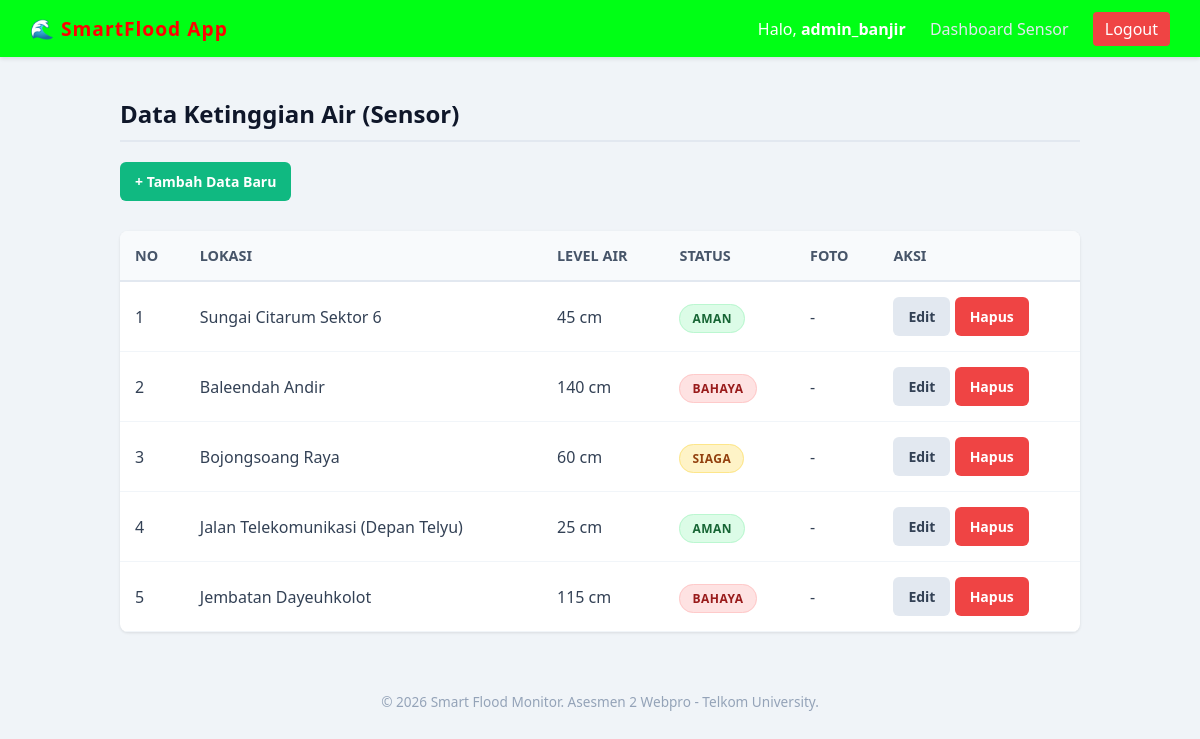
The app's page /index.php?page=sensor&action=index (signed in) with its own data.
### tables this page shows
CREATE TABLE `flood_sensors` (
  `id` int(11) NOT NULL,
  `location_name` varchar(100) NOT NULL,
  `water_level_cm` int(11) DEFAULT 0,
  `status` enum('Aman','Siaga','Bahaya') DEFAULT 'Aman',
  `latest_photo` varchar(255) DEFAULT NULL,
  `last_updated` datetime DEFAULT current_timestamp()
);

### controllers/sensorController.php (called while the page is built, shortened)
<?php
class SensorController {
    private $sensorModel;
    public function __construct() {
        $database = new Database();
        $this->db = $database->getConnection();
        require_once 'models/Sensor.php';
        $this->sensorModel = new Sensor($this->db);
    }
    public function index() {
        $sensors = $this->sensorModel->getAll();
        require_once 'views/sensors/index.php';
    }
}
?>

### config/database.php (called while the page is built, shortened)
<?php
class Database {
    private $host = "localhost";
    private $db_name = "smartflood_sensor";
    private $username = "root";
    private $password = "";
    public function getConnection() {
        $this->conn = null;
        try {
            $this->conn = new PDO("mysql:host=" . $this->host . ";dbname=" . $this->db_name, $this->username, $this->password);
            $this->conn->setAttribute(PDO::ATTR_ERRMODE, PDO::ERRMODE_EXCEPTION);
            $this->conn->setAttribute(PDO::ATTR_DEFAULT_FETCH_MODE, PDO::FETCH_ASSOC);
        } catch(PDOException $exception) {
            echo "Koneksi gagal: " . $exception->getMessage();
        }
        return $this->conn;
    }
}
?>

### models/Sensor.php (called while the page is built, shortened)
<?php
class Sensor {
    private $db;
    public function __construct($db) { $this->db = $db; }
    public function getAll() {
        $query = "SELECT * FROM flood_sensors ORDER BY id DESC";
        $stmt = $this->db->prepare($query);
        $stmt->execute();
        return $stmt->fetchAll();
    }
}
?>

### views/sensors/index.php (the view, shortened to what this page needs)
<?php include 'views/layout/header.php'; ?>
<h2>Data Ketinggian Air (Sensor)</h2>
<a href="index.php?page=sensor&action=create" class="btn btn-success">+ Tambah Data Baru</a>
<table>
    <tr>
        <th>No</th>
        <th>Lokasi</th>
        <th>Level Air</th>
        <th>Status</th>
        <th>Foto</th>
        <th>Aksi</th>
    </tr>
    <?php $no=1; foreach($sensors as $s): ?>
    <tr>
        <td><?= $no++ ?></td>
        <td><?= htmlspecialchars($s['location_name']) ?></td>
        <td><?= $s['water_level_cm'] ?> cm</td>
        <td>
            <?php
                $c = 'bg-aman';
                if($s['status']=='Siaga') $c = 'bg-siaga';
                if($s['status']=='Bahaya') $c = 'bg-bahaya';
            ?>
            <span class="badge <?= $c ?>"><?= strtoupper($s['status']) ?></span>
        </td>
        <td>
            <?php if($s['latest_photo']): ?>
                <a href="<?= $s['latest_photo'] ?>" target="_blank">Lihat</a>
            <?php else: ?> - <?php endif; ?>
        </td>
        <td>
            <a href="index.php?page=sensor&action=edit&id=<?= $s['id'] ?>" class="btn">Edit</a>
            <a href="index.php?page=sensor&action=delete&id=<?= $s['id'] ?>" class="btn btn-danger" onclick="return confirm('Yakin hapus?');">Hapus</a>
        </td>
    </tr>
    <?php endforeach; ?>
</table>
<?php include 'views/layout/footer.php'; ?>

### index.php (shortened to what this page needs)
<?php
require_once 'config/database.php';
require_once 'controllers/sensorController.php';
if (!isset($_SESSION['user_id']) && (!isset($_GET['page']) || $_GET['page'] !== 'auth' || $_GET['action'] === 'index')) {
    $page = 'auth';
    $action = 'login';
} else {
    $page = isset($_GET['page']) ? $_GET['page'] : 'sensor';
    $action = isset($_GET['action']) ? $_GET['action'] : 'index';
}
switch ($page) {
    case 'sensor':
        $controller = new SensorController();
        if ($action == 'index') $controller->index();
        break;
}
?>

### views/layout/header.php (shortened to what this page needs)
<!DOCTYPE html>
<html lang="id">
<head>
</head>
<body>
<?php
if(isset($_SESSION['user_id'])):
?>
    <nav class="navbar">
        <div class="brand">🌊 SmartFlood App</div>
        <div class="nav-links">
            <span>Halo, <strong><?= htmlspecialchars($_SESSION['username']) ?></strong></span>
            <a href="index.php?page=sensor&action=index">Dashboard Sensor</a>
            <a href="index.php?page=auth&action=logout" class="btn-logout" onclick="return confirm('Anda yakin ingin keluar?');">Logout</a>
        </div>
    </nav>
<?php endif; ?>
<div class="main-container">

### views/layout/footer.php
</div> <div class="footer">
    &copy; <?= date('Y') ?> Smart Flood Monitor. Asesmen 2 Webpro - Telkom University.
</div>
</body>
</html>

### views/layout/header.php (style rules this page uses)
* { box-sizing: border-box; font-family: 'Segoe UI', Tahoma, Geneva, Verdana, sans-serif; }
body { margin: 0; padding: 0; background-color: #f0f4f8; color: #333; }
.navbar { background-color: #00ff15; color: white; padding: 15px 30px; display: flex; justify-content: space-between; align-items: center; box-shadow: 0 2px 4px rgba(0,0,0,0.1); }
.navbar .brand { font-size: 1.2rem; font-weight: bold; letter-spacing: 1px; color: #ff0000; }
.navbar .nav-links a { color: #e2e8f0; text-decoration: none; margin-left: 20px; font-weight: 500; transition: color 0.3s; }
.btn-logout { background-color: #ef4444; padding: 6px 12px; border-radius: 4px; color: white !important; }
.main-container { max-width: 1000px; margin: 40px auto; padding: 0 20px; }
h2 { color: #0f172a; margin-top: 0; margin-bottom: 20px; border-bottom: 2px solid #e2e8f0; padding-bottom: 10px; }
.btn, button[type="submit"] { display: inline-block; padding: 10px 15px; border-radius: 6px; text-decoration: none; border: none; cursor: pointer; font-size: 14px; font-weight: 600; text-align: center; transition: 0.2s; }
.btn { background-color: #e2e8f0; color: #334155; }
.btn-success { background-color: #10b981; color: white; margin-bottom: 15px; }
.btn-danger { background-color: #ef4444; color: white; }
table { width: 100%; border-collapse: collapse; background: white; border-radius: 8px; overflow: hidden; box-shadow: 0 1px 3px rgba(0,0,0,0.1); margin-top: 15px; }
thead, th { background-color: #f8fafc; border-bottom: 2px solid #e2e8f0; text-align: left; }
th { padding: 15px; font-weight: 600; color: #475569; font-size: 0.9rem; text-transform: uppercase; }
td { padding: 15px; border-bottom: 1px solid #f1f5f9; color: #334155; vertical-align: middle; }
.badge { padding: 5px 12px; border-radius: 20px; font-size: 0.75rem; font-weight: bold; text-transform: uppercase; letter-spacing: 0.5px; }
.bg-aman { background-color: #dcfce7; color: #166534; border: 1px solid #bbf7d0; }
.bg-siaga { background-color: #fef3c7; color: #92400e; border: 1px solid #fde68a; }
.bg-bahaya { background-color: #fee2e2; color: #991b1b; border: 1px solid #fecaca; }
.footer { text-align: center; padding: 20px; color: #94a3b8; font-size: 0.85rem; margin-top: 40px; }

### records on screen
flood_sensors: location_name "Sungai Citarum Sektor 6", water_level_cm "45", status "AMAN"
flood_sensors: location_name "Baleendah Andir", water_level_cm "140", status "BAHAYA"
flood_sensors: location_name "Bojongsoang Raya", water_level_cm "60", status "SIAGA"
flood_sensors: location_name "Jalan Telekomunikasi (Depan Telyu)", water_level_cm "25", status "AMAN"
flood_sensors: location_name "Jembatan Dayeuhkolot", water_level_cm "115", status "BAHAYA"

### other values on screen
$_SESSION['username'] "admin_banjir"
